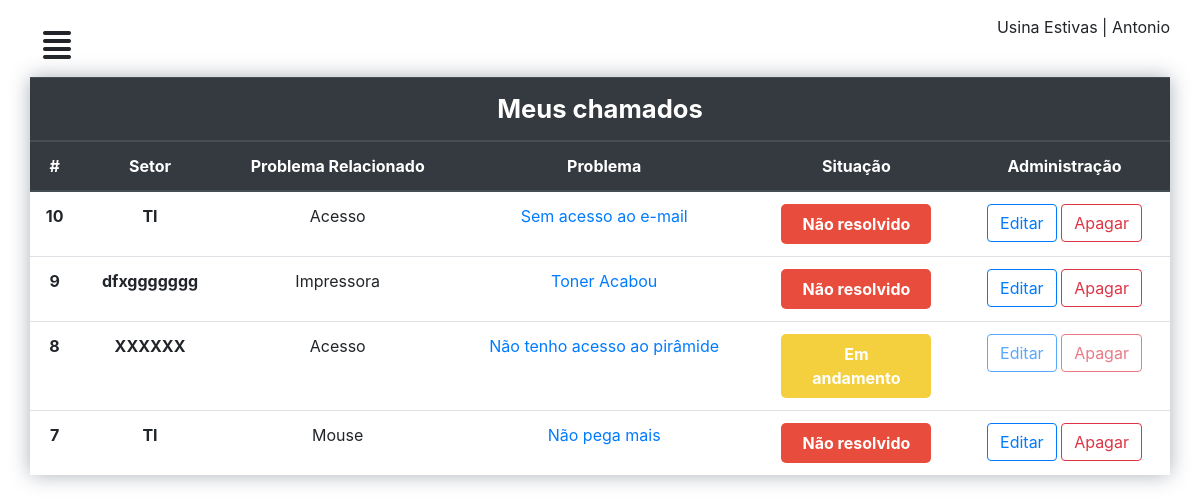
The app's page /perfil/ (signed in) with its own data.
### chamados/models.py (models this page shows, shortened)
class CustomUser (AbstractUser):
	matricula = models.CharField('matricula', max_length=11)
	apelido = models.CharField('apelido', max_length=50)

class Chamado(models.Model):
	setor = models.CharField('Setor', max_length=50)
	problema = models.TextField('problema')
	situacao = models.IntegerField('situacao', default=1)
	user = models.ForeignKey(CustomUser, on_delete=models.CASCADE)
	relacao = models.ForeignKey(ProblemaRelacionado, on_delete=models.CASCADE)

class ProblemaRelacionado(models.Model):
	relacao = models.CharField('problema relacionado', max_length=50)
	def __str__(self):
		return self.relacao

### chamados/views.py (the view)
# urls.py: path('perfil/', perfil, name="perfil"),
@login_required
def perfil(request):
	chamados = Chamado.objects.filter(user=request.user).order_by('-id')
	contexto = {
	'lista_chamado': chamados
	}
	return render(request, 'dashboard/chamados.html', contexto)

### chamados/templates/dashboard/chamados.html (shortened to what this page needs)
{% extends "dashboard/baseperfil.html" %}
{% load static %}
{% block title %}
<link rel="stylesheet" type="text/css" href="{% static 'css/mycall.css' %}" />
{% endblock %}
{% block conteudo %}
<div id="mycall">
  <div class="row">
    <div class="col-12">
	<table class="table">
    <thead class="thead-dark">
      <tr>
        <th class="titleTable" colspan="6" scope="col">Meus chamados</th>
      </tr>
    </thead>
    <thead class="thead-dark">
      <tr>
        <th scope="col">#</th>
        <th scope="col">Setor</th>
        <th scope="col">Problema Relacionado</th>
        <th scope="col">Problema</th>
        <th scope="col">Situação</th>
        <th scope="col">Administração</th>
      </tr>
    </thead>
    <tbody>
      <tr>
        {% for chamado in lista_chamado %}
        <th scope="row">{{chamado.id}}</th>
        <th scope="row">{{chamado.setor}}</th>
        <td >{{chamado.relacao}}</td>
        <td ><a href="#">{{chamado.problema}}</a></td>
        <td > {% if chamado.situacao == 1 %} <span class="open"> Não resolvido </span> {% elif chamado.situacao == 2 %}<span class="progressCall"> Em andamento </span> {% else %} <span class="completed">Resolvido </span>{% endif %}</td>
        <td> {% if chamado.situacao == 1 %} <a href="{% url 'editar' chamado.id %}"> <button type="button" class="btn btn-outline-primary">Editar</button> </a> <a href="{% url 'apagar' chamado.id %}"><button type="button" class="btn btn-outline-danger">Apagar</button></a> {% else %} <a href="{% url 'editar' chamado.id %}"> <button type="button" class="btn btn-outline-primary" disabled="">Editar</button> </a> <a href="{% url 'apagar' chamado.id %}"><button type="button" class="btn btn-outline-danger" disabled=""> Apagar</button> {% endif %}</td>
      </tr>
{% endfor %}
{% endblock %}

### chamados/templates/dashboard/baseperfil.html (shortened to what this page needs)
<!DOCTYPE html>
{% load static %}
<html>
<head>
	{% block title %}
	{% endblock %}
	<link rel="stylesheet" type="text/css" href="{% static 'css/geral.css' %}" />
	<link rel="stylesheet" type="text/css" href="{% static 'bootstrap/css/bootstrap.min.css' %}" />
	<link rel="stylesheet" type="text/css" href="{% static 'css/dash.css' %}" />
</head>
<body>
	<div id="wrapper">
		<div id="page-content-wrapper">
			<div class="container-fluid">
				<div class="row">
					<div class="col-lg-12">
						<a href="#" class="btn" id="menu-toggle"><i class="fas fa-align-justify"></i></a> <span class="float-right"> Usina Estivas | {{user.apelido}}</span>
					</div>
				</div>
				{% block conteudo %}
				{% endblock %}
			</div>
		</div>
	</div>
</body>
</html>

### chamados/static/css/mycall.css (style rules this page uses)
div#mycall { width: 100%; }
div#mycall .table { box-shadow: 0 0 20px #abb2b9; }
div#mycall .titleTable { font-size: 1.6em; font-weight: bold; }
div#mycall .table th, td { text-align: center; }
div#mycall .table td span { display: inline-block; padding: 8px 20px; border-radius: 5px; color: #FFF; font-weight: bold; width: 150px; }
div#mycall .table td span.open { background: #e74c3c; }
div#mycall .table td span.progressCall { background: #f4d03f; }
div#mycall .table td a { transition: .2s; }

### chamados/static/css/dash.css (style rules this page uses)
#page-content-wrapper { width: 100%; position: absolute; padding:15px; transition:all .5s; }
#menu-toggle { transition:all .3s; font-size:2em; }

### records on screen
CustomUser: apelido "Antonio"
Chamado: id "10", setor "TI", relacao "Acesso", problema "Sem acesso ao e-mail", situacao "Não resolvido"
Chamado: id "9", setor "dfxggggggg", relacao "Impressora", problema "Toner Acabou", situacao "Não resolvido"
Chamado: id "8", setor "XXXXXX", relacao "Acesso", problema "Não tenho acesso ao pirâmide", situacao "Em andamento"
Chamado: id "7", setor "TI", relacao "Mouse", problema "Não pega mais", situacao "Não resolvido"
